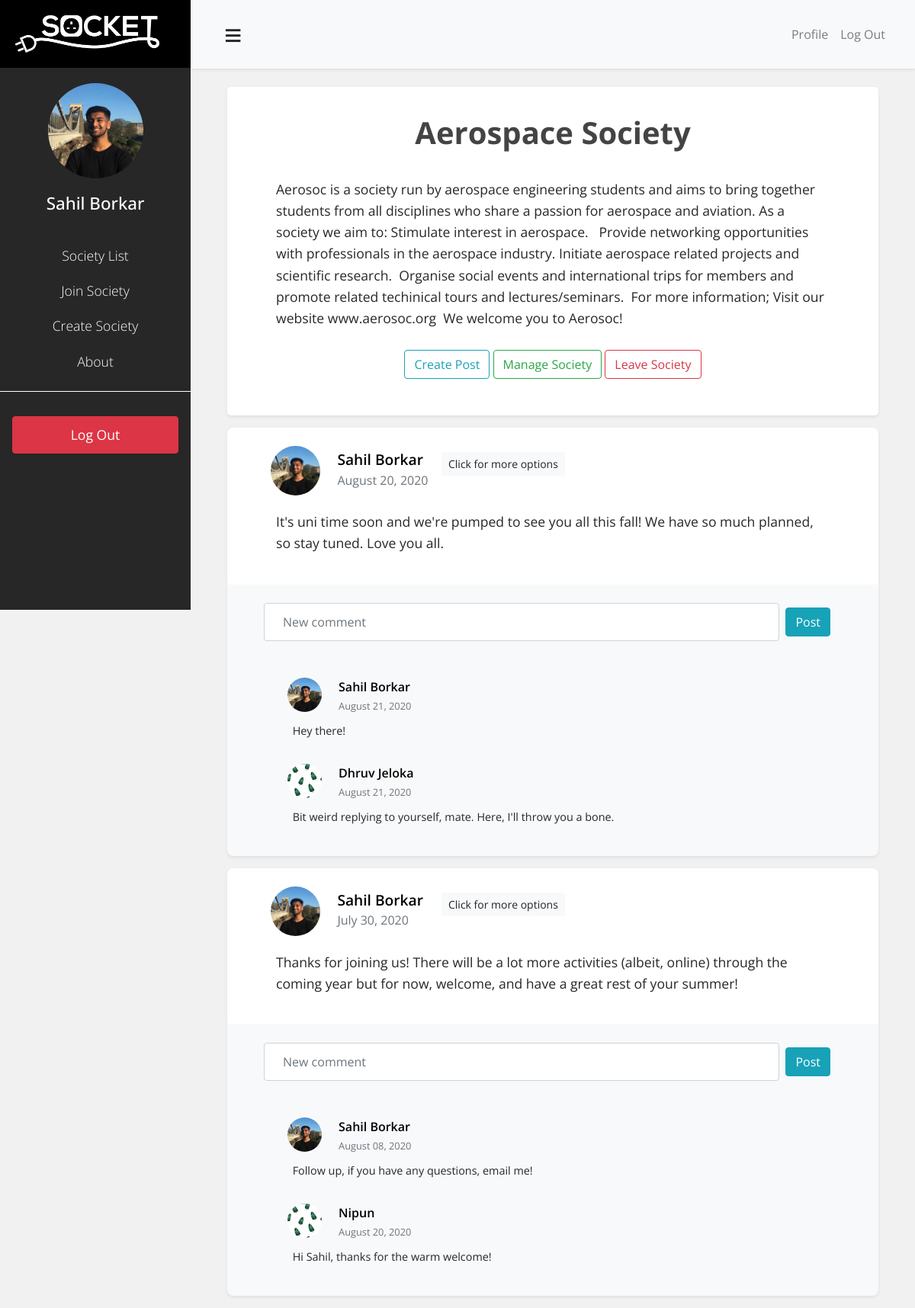
The page /sochome/921/ (signed in) on the database its author committed.
### users/models.py (models this page shows, shortened)
class Profile(models.Model):
    user = models.OneToOneField(User, on_delete=models.CASCADE)
    image = models.ImageField(default='default.jpg', upload_to='profile_pics')

### societies/models.py (models this page shows, shortened)
class SocietyMembership(models.Model):
    member = models.ForeignKey(User, related_name='society_membership', on_delete=models.CASCADE)
    society = models.ForeignKey('Society', related_name='society_membership', on_delete=models.CASCADE)
    is_leader = models.BooleanField(default=False)

class Society(models.Model):
    name = models.CharField(max_length = 200, unique=False)
    description = models.TextField()
    members = models.ManyToManyField(
        User,
        verbose_name=("Members"),
        related_name='societies',
        through='SocietyMembership'
    )

class SocPost(models.Model):
    title = models.CharField(max_length = 100)
    content = models.TextField()
    date_posted = models.DateTimeField(default=timezone.now)
    author = models.ForeignKey(User, on_delete=models.CASCADE)
    society = models.ForeignKey(Society, on_delete=models.CASCADE, related_name="posts")
    date_posted = models.DateTimeField(default=timezone.now)

class SocComment(models.Model):
    post = models.ForeignKey(SocPost, on_delete=models.CASCADE, related_name="comments")
    author = models.ForeignKey(User, on_delete=models.CASCADE)
    content = models.TextField()
    date_posted = models.DateTimeField(default=timezone.now)

### blog/views.py (the view, shortened to what this page needs)
# urls.py: path('sochome/<int:oid>/', views.sochome, name='blog-sochome'),
@login_required
def sochome(request, oid):
    society = Society.objects.filter(id=oid).first()
    membership = SocietyMembership.objects.get(member=request.user, society=society)
    response_data = {}
    context = {
        'membership': membership,
        'posts': society.posts.all().order_by('-date_posted')
    }
    return render(request, 'blog/sochome.html', context)

### blog/templates/blog/sochome.html (shortened to what this page needs)
{% extends "blog/base.html" %}
{% block content %}
    <div class="rounded-lg shadow-sm bg-white sochome-banner" id="soc-banner">
        <h1 class="sochome-title">{{ membership.society.name }} </h1>
        <p class="post-content">{{ membership.society.description}}<br><br>
        <div class="text-center" style="margin-top:-2em;">
        {% if membership.is_leader%}
            <a href="{% url 'post-create' membership.society.id %}" class="btn btn-outline-info">Create Post</a>
            <a href="{% url 'society-manage' society_id=membership.society.id %}" class="btn btn-outline-success">Manage Society</a>
        {% endif %}
            <a href="{% url 'society-leave' society_id=membership.society.id %}" class="btn btn-outline-danger">Leave Society</a>
        </div>
    </div>
    {% for post in posts %}
        <div class="mt-3 px-5 pt-4 pb-2 bg-white shadow-sm" style="border-top-left-radius: 0.5rem; border-top-right-radius: 0.5rem;">
            <div class="row">
                <div class="col-xs-1 pl-4">
                    <img class="rounded-circle post-image" src="{{ post.author.profile.image.url }}" />
                </div>
                <div class="col-xs-4 pt-1">
                    <a class="mr-2 post-author-name" href="#">{{ post.author.first_name }} {{ post.author.last_name }}</a>
                    <small class="text-muted post-time"><br>{{ post.date_posted|date:"F d, Y" }}</small>
                </div>
                <div class="col-xs-7 ml-3 pt-2">
                    <a href="{% url 'post-detail' society_id=membership.society.id pk=post.id %}" class="btn btn-light btn-sm">Click for more options</a>
                </div>
            </div>
            <div class="row">
                <div class="col-sm-12">
                    <p class="post-content">{{ post.content }}</p>
                </div>
            </div>
        </div>
        <div id="{{post.id}}-comment-section" class="mb-3 pr-5 pt-4 pb-2 bg-light shadow-sm border-light" style="border-bottom-left-radius: 0.5rem; border-bottom-right-radius: 0.5rem;">
            <div class="col-sm-12 pl-5 pb-5">
                <form class="form-inline" method="POST" action="" style="display:flex" id="comment"> {% csrf_token %}
                    <input id="{{post.id}}" type="search" name="comment" placeholder="New comment" class="form-control mr-sm-2 p-4" style="flex-grow:1;">
                    <button name="post_id" class="btn btn-info my-2 my-sm-0 " value="{{post.id}}" onclick="update_comment({{post.id}}, event)"> Post </button>
                </form>
            </div>
            {% for comment in post.comments.all %}
            <div class="row">
                <div class="col-xs-1 offset-1 pl-4">
                    <img class="rounded-circle comment-image" src="{{ comment.author.profile.image.url }}" />
                </div>
                <div class="col-xs-4">
                    <a class="mr-2 comment-author-name" href="#">{{ comment.author.first_name }} {{ comment.author.last_name }}</a>
                    <small class="text-muted comment-time"><br>{{ comment.date_posted|date:"F d, Y" }}</small>
                </div>
            </div>
            <div class="row">
                <div class="col-sm-12 offset-1">
                    <p class="comment-content">{{ comment.content }}</p>
                </div>
            </div>
        {% empty %}
        <div class="px-5">
            <p>No comments for this post.</p>
        </div>
        {% endfor %}
        </div>
    {% endfor %}
{% endblock content %}

### blog/templates/blog/base.html (shortened to what this page needs)
{%load static%}
<!DOCTYPE html>
<html>
<head>
        <link rel="stylesheet" href="https://stackpath.bootstrapcdn.com/bootstrap/4.3.1/css/bootstrap.min.css">
        <link rel="stylesheet" type="text/css" href="{% static 'blog/main.css' %}">
        <link rel="stylesheet" href="https://cdnjs.cloudflare.com/ajax/libs/malihu-custom-scrollbar-plugin/3.1.5/jquery.mCustomScrollbar.min.css">
</head>
<body>
    <div class="wrapper">
        <nav id="sidebar">
            <div class="sidebar-header">
                <a href="/">
                    <img src="{%static 'blog/logo.png'%}">
                </a>
            </div>
            <ul class="list-unstyled components text-center" >
                {% if user.is_authenticated %}
                <div class="text-center sidebar-profile">
                    <a href="{% url 'profile' %}">
                        <img class="rounded-circle" src="{{ user.profile.image.url }}">
                        <h3>{{user.first_name}} {{user.last_name}}</h3>
                    </a>
                </div>
                {% endif %}
                {% url 'blog-soclist' as soclist %}
                {% url 'join-society' as joinsoc %}
                {% url 'society-register' as socregister %}
                <li {%if request.path == soclist%} class="active"{%endif%}>
                    <a href="{% url 'blog-soclist' %}" >Society List</a>
                </li>
                <li {%if request.path == joinsoc%} class="active"{%endif%}>
                    <a href="{% url 'join-society' %}">Join Society</a>
                </li>
                <li {%if request.path == socregister%} class="active"{%endif%}>
                    <a href="{% url 'society-register' %}">Create Society</a>
                </li>
                <li>
                    <a href="#">About</a>
                </li>
            </ul>
            <ul class="list-unstyled pt-3 auth-options">
                {% if user.is_authenticated %}
                    <li>
                        <a href="{% url 'logout'%}" class="download btn btn-danger m-3">Log Out</a>
                    </li>
                {% endif %}
            </ul>
        </nav>
        <div id="main-content">
            <nav class="navbar navbar-expand-lg navbar-light bg-light">
                <div class="container-fluid">
                    <button type="button" id="sidebarCollapse" class="btn btn-light">
                        <span style="font-size: 40px; padding=1px;">&#8801</span>
                    </button>
                    <div class="collapse navbar-collapse" id="navbarSupportedContent">
                        <ul class="nav navbar-nav ml-auto">
                            {% if user.is_authenticated %}
                            <li class="nav-item">
                                <a class="nav-link" href="{% url 'profile'%}">Profile</a>
                            </li>
                            <li class="nav-item">
                                <a class="nav-link" href="{% url 'logout'%}">Log Out</a>
                            </li>
                            {% endif %}
                        </ul>
                    </div>
                </div>
            </nav>
            <div class="mx-5 pt-4">
            {% block content %}{% endblock %}
            </div>
        </div>
    </div>
</body>
</html>

### blog/static/blog/main.css (style rules this page uses)
* { font-family:'Open Sans', sans-serif; }
body { color: #333333; background: #f1f1f1; }
h1, h2, h4, h5, h6 { color: #444444; padding: 1.5rem; text-align: center; font-family: 'Open Sans', sans-serif; font-weight: 700; }
h3 { color: #444444; padding: 1.5rem; text-align: center; }
p { padding:1rem; font-family: 'Open Sans', sans-serif; font-weight: 400; }
ul { margin: 0; }
.navbar { box-shadow: 1px 1px 5px rgba(0, 0, 0, 0.1); }
.sochome-banner { padding:1em 3em 3em 3em; }
.sochome-title { padding-top:0.5em; padding-bottom:0.2em; }
.post-content { padding-top:20px; font-size: 1.1em; line-height: 1.6em; color:#272727; }
.post-author-name { font-family:'Open Sans', sans-serif; font-weight:600; color:#000; font-size:1.2em; }
.post-author-name:link { text-decoration:none; }
.post-time { font-size:1em; }
.post-image { height: 65px; width: 65px; margin-right:1.4em; }
.comment-image { height: 45px; width: 45px; margin-right:1.4em; }
.comment-content { padding-top:10px; font-size: 0.9em; line-height:1.6em; color:#272727; }
.comment-author-name { font-family:'Open Sans', sans-serif; font-weight:600; color:#000; font-size:1em; }
.comment-author-name:link { text-decoration:none; }
.comment-time { font-size:0.8em; }
.wrapper { display: flex; width: 100%; }
#main-content { width: calc(100% - 250px); min-height: 100vh; transition: all 0.3s; position: absolute; top: 0; right: 0; }
#sidebar { width:250px; height: 100vh; position: fixed; z-index: 999; top: 0; left: 0; background-color: #272727; color: #fff; transition: all 0.3s; }
#sidebar .sidebar-header { padding: 20px; background: #000; color: #fff; }
.sidebar-header img { max-height: 100%; max-width: 90%; }
#sidebar .sidebar-profile { background: #272727; }
#sidebar ul.components .sidebar-profile a h3 { color:#fff; font-size:1.4em; padding-top:0; padding-bottom:1em; }
#sidebar ul.components .sidebar-profile a:link { text-decoration: none; }
#sidebar .sidebar-profile img { margin:20px 0px 20px 0px; height: 125px; width: 125px; }
#sidebar .components { background-color: #272727; }
#sidebar ul.components { padding: 0em 0em 1em 0em; border-bottom: 1px solid #fff; font-family: Open Sans, sans-serif; font-weight: 300; }
#sidebar ul li a { padding: 10px; font-size: 1.1em; display: block; color: #fff; text-decoration: none; }

### rows shown on the page
SocietyMembership: society.name "Aerospace Society", society.description "Aerosoc is a society run by aerospace engineering students and aims to bring together students from all disciplines who share a passion for aerospace and aviation. As a society we aim to: Stimulate interest in aerospace. Provide networking opportunities with professionals in the aerospace industry. Initiate aerospace related projects and scientific research. Organise social events and international trips for members and promote related techinical tours and lectures/seminars. For more information; Visit our website www.aerosoc.org We welcome you to Aerosoc!"
SocPost: author.profile.image (picture), author.first_name "Sahil", author.last_name "Borkar", date_posted "August 20, 2020", content "It's uni time soon and we're pumped to see you all this fall! We have so much planned, so stay tuned. Love you all.", {{ post.id }} 24 (drawn)
SocComment: author.profile.image (picture), author.first_name "Sahil", author.last_name "Borkar", date_posted "August 21, 2020", content "Hey there!"
SocComment: author.profile.image (placeholder picture), author.first_name "Dhruv", author.last_name "Jeloka", date_posted "August 21, 2020", content "Bit weird replying to yourself, mate. Here, I'll throw you a bone."
SocPost: author.profile.image (picture), author.first_name "Sahil", author.last_name "Borkar", date_posted "July 30, 2020", content "Thanks for joining us! There will be a lot more activities (albeit, online) through the coming year but for now, welcome, and have a great rest of your summer!", {{ post.id }} 22 (drawn)
SocComment: author.profile.image (picture), author.first_name "Sahil", author.last_name "Borkar", date_posted "August 08, 2020", content "Follow up, if you have any questions, email me!"
SocComment: author.profile.image (placeholder picture), author.first_name "Nipun", date_posted "August 20, 2020", content "Hi Sahil, thanks for the warm welcome!"

### other values the page prints
{{ user.first_name }} "Sahil"
{{ user.last_name }} "Borkar"
